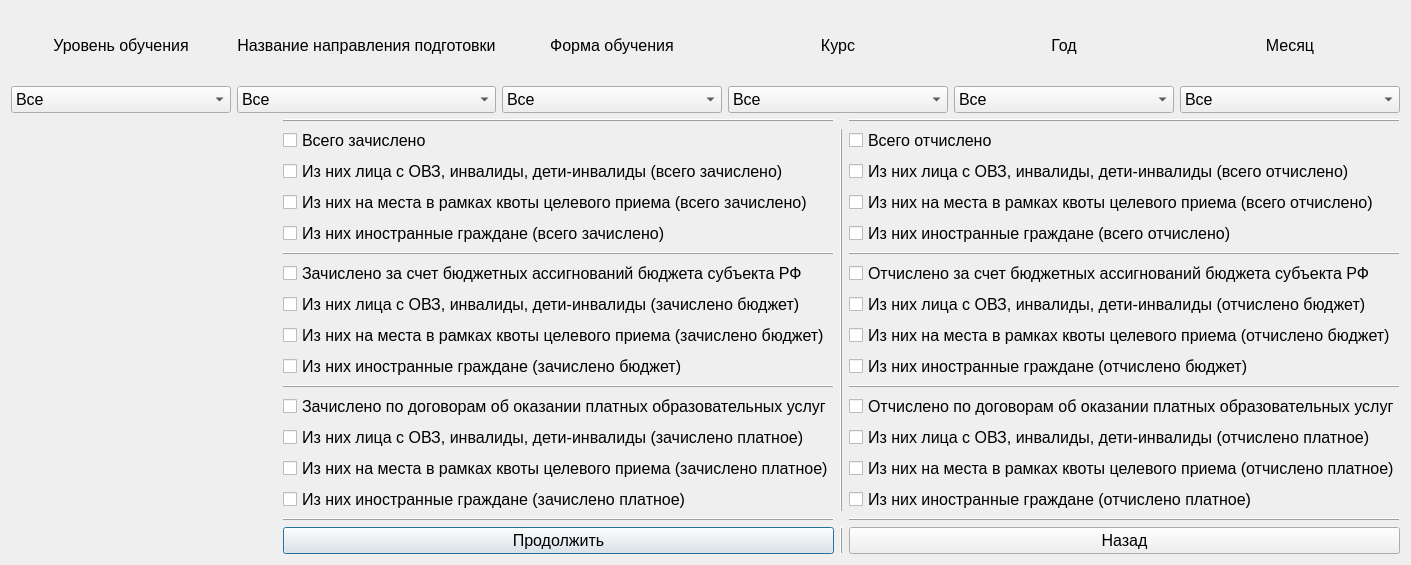
<?xml version="1.0" encoding="UTF-8"?>
<ui version="4.0">
 <class>Dialog</class>
 <widget class="QDialog" name="Dialog">
  <property name="geometry">
   <rect>
    <x>0</x>
    <y>0</y>
    <width>1411</width>
    <height>565</height>
   </rect>
  </property>
  <property name="sizePolicy">
   <sizepolicy hsizetype="Preferred" vsizetype="Preferred">
    <horstretch>141</horstretch>
    <verstretch>56</verstretch>
   </sizepolicy>
  </property>
  <property name="minimumSize">
   <size>
    <width>1411</width>
    <height>565</height>
   </size>
  </property>
  <property name="maximumSize">
   <size>
    <width>1411</width>
    <height>565</height>
   </size>
  </property>
  <property name="windowTitle">
   <string>StudInStudOut</string>
  </property>
  <property name="windowIcon">
   <iconset>
    <normaloff>Изображения/free-icon-binder-4624080.png</normaloff>Изображения/free-icon-binder-4624080.png</iconset>
  </property>
  <property name="sizeGripEnabled">
   <bool>false</bool>
  </property>
  <property name="modal">
   <bool>false</bool>
  </property>
  <layout class="QGridLayout" name="gridLayout_4">
   <item row="0" column="0" colspan="4">
    <layout class="QGridLayout" name="gridLayout">
     <item row="0" column="3">
      <widget class="QLabel" name="course_label_d">
       <property name="font">
        <font>
         <pointsize>12</pointsize>
        </font>
       </property>
       <property name="text">
        <string>Курс</string>
       </property>
       <property name="alignment">
        <set>Qt::AlignCenter</set>
       </property>
      </widget>
     </item>
     <item row="1" column="0">
      <widget class="QComboBox" name="loe_combo_box_b">
       <property name="font">
        <font>
         <pointsize>12</pointsize>
        </font>
       </property>
       <item>
        <property name="text">
         <string>Все</string>
        </property>
       </item>
       <item>
        <property name="text">
         <string>Бакалавриат</string>
        </property>
       </item>
       <item>
        <property name="text">
         <string>Магистратура</string>
        </property>
       </item>
       <item>
        <property name="text">
         <string>Специалитет</string>
        </property>
       </item>
       <item>
        <property name="text">
         <string>ККМТ</string>
        </property>
       </item>
       <item>
        <property name="text">
         <string>ТТД</string>
        </property>
       </item>
      </widget>
     </item>
     <item row="1" column="1">
      <widget class="QComboBox" name="direction_combo_box_d">
       <property name="font">
        <font>
         <pointsize>12</pointsize>
        </font>
       </property>
       <item>
        <property name="text">
         <string>Все</string>
        </property>
       </item>
      </widget>
     </item>
     <item row="0" column="1">
      <widget class="QLabel" name="direction_label_d">
       <property name="font">
        <font>
         <pointsize>12</pointsize>
        </font>
       </property>
       <property name="text">
        <string>Название направления подготовки</string>
       </property>
       <property name="alignment">
        <set>Qt::AlignCenter</set>
       </property>
      </widget>
     </item>
     <item row="1" column="2">
      <widget class="QComboBox" name="foe_combo_box_d">
       <property name="font">
        <font>
         <pointsize>12</pointsize>
        </font>
       </property>
       <item>
        <property name="text">
         <string>Все</string>
        </property>
       </item>
       <item>
        <property name="text">
         <string>Очная</string>
        </property>
       </item>
       <item>
        <property name="text">
         <string>Очно-заочная</string>
        </property>
       </item>
       <item>
        <property name="text">
         <string>Заочная</string>
        </property>
       </item>
      </widget>
     </item>
     <item row="1" column="3">
      <widget class="QComboBox" name="course_combo_box_d">
       <property name="font">
        <font>
         <pointsize>12</pointsize>
        </font>
       </property>
       <item>
        <property name="text">
         <string>Все</string>
        </property>
       </item>
       <item>
        <property name="text">
         <string>1</string>
        </property>
       </item>
       <item>
        <property name="text">
         <string>2</string>
        </property>
       </item>
       <item>
        <property name="text">
         <string>3</string>
        </property>
       </item>
       <item>
        <property name="text">
         <string>4</string>
        </property>
       </item>
       <item>
        <property name="text">
         <string>5</string>
        </property>
       </item>
       <item>
        <property name="text">
         <string>6</string>
        </property>
       </item>
      </widget>
     </item>
     <item row="0" column="0">
      <widget class="QLabel" name="loe_label_d">
       <property name="font">
        <font>
         <pointsize>12</pointsize>
        </font>
       </property>
       <property name="text">
        <string>Уровень обучения</string>
       </property>
       <property name="alignment">
        <set>Qt::AlignCenter</set>
       </property>
      </widget>
     </item>
     <item row="0" column="2">
      <widget class="QLabel" name="for_label_d">
       <property name="font">
        <font>
         <pointsize>12</pointsize>
        </font>
       </property>
       <property name="text">
        <string>Форма обучения</string>
       </property>
       <property name="alignment">
        <set>Qt::AlignCenter</set>
       </property>
      </widget>
     </item>
     <item row="0" column="4">
      <widget class="QLabel" name="year_label_d">
       <property name="font">
        <font>
         <pointsize>12</pointsize>
        </font>
       </property>
       <property name="text">
        <string>Год</string>
       </property>
       <property name="alignment">
        <set>Qt::AlignCenter</set>
       </property>
      </widget>
     </item>
     <item row="0" column="5">
      <widget class="QLabel" name="month_label_d">
       <property name="font">
        <font>
         <pointsize>12</pointsize>
        </font>
       </property>
       <property name="text">
        <string>Месяц</string>
       </property>
       <property name="alignment">
        <set>Qt::AlignCenter</set>
       </property>
      </widget>
     </item>
     <item row="1" column="4">
      <widget class="QComboBox" name="year_combo_box_d">
       <property name="font">
        <font>
         <pointsize>12</pointsize>
        </font>
       </property>
       <item>
        <property name="text">
         <string>Все</string>
        </property>
       </item>
      </widget>
     </item>
     <item row="1" column="5">
      <widget class="QComboBox" name="month_combo_box_d">
       <property name="font">
        <font>
         <pointsize>12</pointsize>
        </font>
       </property>
       <item>
        <property name="text">
         <string>Все</string>
        </property>
       </item>
       <item>
        <property name="text">
         <string>Январь</string>
        </property>
       </item>
       <item>
        <property name="text">
         <string>Февраль</string>
        </property>
       </item>
       <item>
        <property name="text">
         <string>Март</string>
        </property>
       </item>
       <item>
        <property name="text">
         <string>Апрель</string>
        </property>
       </item>
       <item>
        <property name="text">
         <string>Май</string>
        </property>
       </item>
       <item>
        <property name="text">
         <string>Июнь</string>
        </property>
       </item>
       <item>
        <property name="text">
         <string>Июль</string>
        </property>
       </item>
       <item>
        <property name="text">
         <string>Август</string>
        </property>
       </item>
       <item>
        <property name="text">
         <string>Сентябрь</string>
        </property>
       </item>
       <item>
        <property name="text">
         <string>Октябрь</string>
        </property>
       </item>
       <item>
        <property name="text">
         <string>Ноябрь</string>
        </property>
       </item>
       <item>
        <property name="text">
         <string>Декабрь</string>
        </property>
       </item>
      </widget>
     </item>
    </layout>
   </item>
   <item row="1" column="3">
    <widget class="Line" name="line_2">
     <property name="font">
      <font>
       <pointsize>12</pointsize>
      </font>
     </property>
     <property name="frameShadow">
      <enum>QFrame::Raised</enum>
     </property>
     <property name="lineWidth">
      <number>1</number>
     </property>
     <property name="midLineWidth">
      <number>0</number>
     </property>
     <property name="orientation">
      <enum>Qt::Horizontal</enum>
     </property>
    </widget>
   </item>
   <item row="3" column="3">
    <widget class="Line" name="line_4">
     <property name="font">
      <font>
       <pointsize>12</pointsize>
      </font>
     </property>
     <property name="frameShadow">
      <enum>QFrame::Raised</enum>
     </property>
     <property name="lineWidth">
      <number>1</number>
     </property>
     <property name="midLineWidth">
      <number>0</number>
     </property>
     <property name="orientation">
      <enum>Qt::Horizontal</enum>
     </property>
    </widget>
   </item>
   <item row="1" column="1">
    <widget class="Line" name="line">
     <property name="font">
      <font>
       <pointsize>12</pointsize>
      </font>
     </property>
     <property name="frameShadow">
      <enum>QFrame::Raised</enum>
     </property>
     <property name="lineWidth">
      <number>1</number>
     </property>
     <property name="midLineWidth">
      <number>0</number>
     </property>
     <property name="orientation">
      <enum>Qt::Horizontal</enum>
     </property>
    </widget>
   </item>
   <item row="2" column="1">
    <layout class="QGridLayout" name="gridLayout_2">
     <item row="11" column="0">
      <widget class="Line" name="line_8">
       <property name="font">
        <font>
         <pointsize>12</pointsize>
        </font>
       </property>
       <property name="frameShadow">
        <enum>QFrame::Raised</enum>
       </property>
       <property name="lineWidth">
        <number>1</number>
       </property>
       <property name="midLineWidth">
        <number>0</number>
       </property>
       <property name="orientation">
        <enum>Qt::Horizontal</enum>
       </property>
      </widget>
     </item>
     <item row="0" column="0">
      <widget class="QCheckBox" name="enrollment_all_check_box_d">
       <property name="font">
        <font>
         <pointsize>12</pointsize>
        </font>
       </property>
       <property name="text">
        <string>Всего зачислено</string>
       </property>
       <property name="tristate">
        <bool>false</bool>
       </property>
      </widget>
     </item>
     <item row="10" column="0">
      <widget class="QCheckBox" name="foreigners_eb_check_box_d">
       <property name="font">
        <font>
         <pointsize>12</pointsize>
        </font>
       </property>
       <property name="text">
        <string>Из них иностранные граждане (зачислено бюджет)</string>
       </property>
      </widget>
     </item>
     <item row="3" column="0">
      <widget class="QCheckBox" name="foreigners_ea_check_box_d">
       <property name="font">
        <font>
         <pointsize>12</pointsize>
        </font>
       </property>
       <property name="text">
        <string>Из них иностранные граждане (всего зачислено)</string>
       </property>
      </widget>
     </item>
     <item row="12" column="0">
      <widget class="QCheckBox" name="enrollment_paid_check_box_d">
       <property name="font">
        <font>
         <pointsize>12</pointsize>
        </font>
       </property>
       <property name="text">
        <string>Зачислено по договорам об оказании платных образовательных услуг</string>
       </property>
      </widget>
     </item>
     <item row="14" column="0">
      <widget class="QCheckBox" name="target_ep_check_box_d">
       <property name="font">
        <font>
         <pointsize>12</pointsize>
        </font>
       </property>
       <property name="text">
        <string>Из них на места в рамках квоты целевого приема (зачислено платное)</string>
       </property>
      </widget>
     </item>
     <item row="4" column="0">
      <widget class="Line" name="line_7">
       <property name="font">
        <font>
         <pointsize>12</pointsize>
        </font>
       </property>
       <property name="frameShadow">
        <enum>QFrame::Raised</enum>
       </property>
       <property name="lineWidth">
        <number>1</number>
       </property>
       <property name="midLineWidth">
        <number>0</number>
       </property>
       <property name="orientation">
        <enum>Qt::Horizontal</enum>
       </property>
      </widget>
     </item>
     <item row="1" column="0">
      <widget class="QCheckBox" name="disabled_ea_check_box_d">
       <property name="font">
        <font>
         <pointsize>12</pointsize>
        </font>
       </property>
       <property name="text">
        <string>Из них лица с ОВЗ, инвалиды, дети-инвалиды (всего зачислено)</string>
       </property>
      </widget>
     </item>
     <item row="15" column="0">
      <widget class="QCheckBox" name="foreigners_ep_check_box_d">
       <property name="font">
        <font>
         <pointsize>12</pointsize>
        </font>
       </property>
       <property name="text">
        <string>Из них иностранные граждане (зачислено платное)</string>
       </property>
      </widget>
     </item>
     <item row="2" column="0">
      <widget class="QCheckBox" name="target_ea_check_box_d">
       <property name="font">
        <font>
         <pointsize>12</pointsize>
        </font>
       </property>
       <property name="text">
        <string>Из них на места в рамках квоты целевого приема (всего зачислено)</string>
       </property>
      </widget>
     </item>
     <item row="7" column="0">
      <widget class="QCheckBox" name="target_eb_check_box_d">
       <property name="font">
        <font>
         <pointsize>12</pointsize>
        </font>
       </property>
       <property name="text">
        <string>Из них на места в рамках квоты целевого приема (зачислено бюджет)</string>
       </property>
      </widget>
     </item>
     <item row="13" column="0">
      <widget class="QCheckBox" name="disabled_ep_check_box_d">
       <property name="font">
        <font>
         <pointsize>12</pointsize>
        </font>
       </property>
       <property name="text">
        <string>Из них лица с ОВЗ, инвалиды, дети-инвалиды (зачислено платное)</string>
       </property>
      </widget>
     </item>
     <item row="5" column="0">
      <widget class="QCheckBox" name="enrollment_budget_check_box_d">
       <property name="font">
        <font>
         <pointsize>12</pointsize>
        </font>
       </property>
       <property name="text">
        <string>Зачислено за счет бюджетных ассигнований бюджета субъекта РФ</string>
       </property>
      </widget>
     </item>
     <item row="6" column="0">
      <widget class="QCheckBox" name="disabled_eb_check_box_d">
       <property name="font">
        <font>
         <pointsize>12</pointsize>
        </font>
       </property>
       <property name="text">
        <string>Из них лица с ОВЗ, инвалиды, дети-инвалиды (зачислено бюджет)</string>
       </property>
      </widget>
     </item>
    </layout>
   </item>
   <item row="4" column="1">
    <widget class="QPushButton" name="continue_button_d">
     <property name="font">
      <font>
       <pointsize>12</pointsize>
      </font>
     </property>
     <property name="text">
      <string>Продолжить</string>
     </property>
    </widget>
   </item>
   <item row="2" column="3">
    <layout class="QGridLayout" name="gridLayout_3">
     <item row="3" column="0">
      <widget class="QCheckBox" name="foreigners_da_check_box_d">
       <property name="font">
        <font>
         <pointsize>12</pointsize>
        </font>
       </property>
       <property name="text">
        <string>Из них иностранные граждане (всего отчислено)</string>
       </property>
      </widget>
     </item>
     <item row="5" column="0">
      <widget class="QCheckBox" name="deduct_budget_check_box_d">
       <property name="font">
        <font>
         <pointsize>12</pointsize>
        </font>
       </property>
       <property name="text">
        <string>Отчислено за счет бюджетных ассигнований бюджета субъекта РФ</string>
       </property>
      </widget>
     </item>
     <item row="9" column="0">
      <widget class="Line" name="line_9">
       <property name="font">
        <font>
         <pointsize>12</pointsize>
        </font>
       </property>
       <property name="frameShadow">
        <enum>QFrame::Raised</enum>
       </property>
       <property name="lineWidth">
        <number>1</number>
       </property>
       <property name="midLineWidth">
        <number>0</number>
       </property>
       <property name="orientation">
        <enum>Qt::Horizontal</enum>
       </property>
      </widget>
     </item>
     <item row="6" column="0">
      <widget class="QCheckBox" name="disabled_db_check_box_d">
       <property name="font">
        <font>
         <pointsize>12</pointsize>
        </font>
       </property>
       <property name="text">
        <string>Из них лица с ОВЗ, инвалиды, дети-инвалиды (отчислено бюджет)</string>
       </property>
      </widget>
     </item>
     <item row="7" column="0">
      <widget class="QCheckBox" name="target_db_check_box_d">
       <property name="font">
        <font>
         <pointsize>12</pointsize>
        </font>
       </property>
       <property name="text">
        <string>Из них на места в рамках квоты целевого приема (отчислено бюджет)</string>
       </property>
      </widget>
     </item>
     <item row="12" column="0">
      <widget class="QCheckBox" name="target_dp_check_box_d">
       <property name="font">
        <font>
         <pointsize>12</pointsize>
        </font>
       </property>
       <property name="text">
        <string>Из них на места в рамках квоты целевого приема (отчислено платное)</string>
       </property>
      </widget>
     </item>
     <item row="13" column="0">
      <widget class="QCheckBox" name="foreigners_dp_check_box_d">
       <property name="font">
        <font>
         <pointsize>12</pointsize>
        </font>
       </property>
       <property name="text">
        <string>Из них иностранные граждане (отчислено платное)</string>
       </property>
      </widget>
     </item>
     <item row="2" column="0">
      <widget class="QCheckBox" name="target_da_check_box_d">
       <property name="font">
        <font>
         <pointsize>12</pointsize>
        </font>
       </property>
       <property name="text">
        <string>Из них на места в рамках квоты целевого приема (всего отчислено)</string>
       </property>
      </widget>
     </item>
     <item row="11" column="0">
      <widget class="QCheckBox" name="disabled_dp_check_box_d">
       <property name="font">
        <font>
         <pointsize>12</pointsize>
        </font>
       </property>
       <property name="text">
        <string>Из них лица с ОВЗ, инвалиды, дети-инвалиды (отчислено платное)</string>
       </property>
      </widget>
     </item>
     <item row="1" column="0">
      <widget class="QCheckBox" name="disabled_da_check_box_d">
       <property name="font">
        <font>
         <pointsize>12</pointsize>
        </font>
       </property>
       <property name="text">
        <string>Из них лица с ОВЗ, инвалиды, дети-инвалиды (всего отчислено)</string>
       </property>
      </widget>
     </item>
     <item row="10" column="0">
      <widget class="QCheckBox" name="deduct_paid_check_box">
       <property name="font">
        <font>
         <pointsize>12</pointsize>
        </font>
       </property>
       <property name="text">
        <string>Отчислено по договорам об оказании платных образовательных услуг</string>
       </property>
      </widget>
     </item>
     <item row="0" column="0">
      <widget class="QCheckBox" name="deduct_all_check_box_d">
       <property name="font">
        <font>
         <pointsize>12</pointsize>
        </font>
       </property>
       <property name="text">
        <string>Всего отчислено</string>
       </property>
      </widget>
     </item>
     <item row="8" column="0">
      <widget class="QCheckBox" name="foreigners_db_check_box_d">
       <property name="font">
        <font>
         <pointsize>12</pointsize>
        </font>
       </property>
       <property name="text">
        <string>Из них иностранные граждане (отчислено бюджет)</string>
       </property>
      </widget>
     </item>
     <item row="4" column="0">
      <widget class="Line" name="line_10">
       <property name="font">
        <font>
         <pointsize>12</pointsize>
        </font>
       </property>
       <property name="frameShadow">
        <enum>QFrame::Raised</enum>
       </property>
       <property name="lineWidth">
        <number>1</number>
       </property>
       <property name="midLineWidth">
        <number>0</number>
       </property>
       <property name="orientation">
        <enum>Qt::Horizontal</enum>
       </property>
      </widget>
     </item>
    </layout>
   </item>
   <item row="4" column="3">
    <widget class="QPushButton" name="back_button_d">
     <property name="font">
      <font>
       <pointsize>12</pointsize>
      </font>
     </property>
     <property name="text">
      <string>Назад</string>
     </property>
    </widget>
   </item>
   <item row="3" column="1">
    <widget class="Line" name="line_3">
     <property name="font">
      <font>
       <pointsize>12</pointsize>
      </font>
     </property>
     <property name="frameShadow">
      <enum>QFrame::Raised</enum>
     </property>
     <property name="lineWidth">
      <number>1</number>
     </property>
     <property name="midLineWidth">
      <number>0</number>
     </property>
     <property name="orientation">
      <enum>Qt::Horizontal</enum>
     </property>
    </widget>
   </item>
   <item row="4" column="2">
    <widget class="Line" name="line_5">
     <property name="font">
      <font>
       <pointsize>12</pointsize>
      </font>
     </property>
     <property name="frameShadow">
      <enum>QFrame::Raised</enum>
     </property>
     <property name="lineWidth">
      <number>1</number>
     </property>
     <property name="midLineWidth">
      <number>0</number>
     </property>
     <property name="orientation">
      <enum>Qt::Vertical</enum>
     </property>
    </widget>
   </item>
   <item row="2" column="2">
    <widget class="Line" name="line_6">
     <property name="font">
      <font>
       <pointsize>12</pointsize>
      </font>
     </property>
     <property name="frameShadow">
      <enum>QFrame::Raised</enum>
     </property>
     <property name="lineWidth">
      <number>1</number>
     </property>
     <property name="midLineWidth">
      <number>0</number>
     </property>
     <property name="orientation">
      <enum>Qt::Vertical</enum>
     </property>
    </widget>
   </item>
  </layout>
 </widget>
 <tabstops>
  <tabstop>loe_combo_box_b</tabstop>
  <tabstop>direction_combo_box_d</tabstop>
  <tabstop>foe_combo_box_d</tabstop>
  <tabstop>course_combo_box_d</tabstop>
  <tabstop>year_combo_box_d</tabstop>
  <tabstop>month_combo_box_d</tabstop>
  <tabstop>enrollment_all_check_box_d</tabstop>
  <tabstop>disabled_ea_check_box_d</tabstop>
  <tabstop>target_ea_check_box_d</tabstop>
  <tabstop>foreigners_ea_check_box_d</tabstop>
  <tabstop>enrollment_budget_check_box_d</tabstop>
  <tabstop>disabled_eb_check_box_d</tabstop>
  <tabstop>target_eb_check_box_d</tabstop>
  <tabstop>foreigners_eb_check_box_d</tabstop>
  <tabstop>enrollment_paid_check_box_d</tabstop>
  <tabstop>disabled_ep_check_box_d</tabstop>
  <tabstop>target_ep_check_box_d</tabstop>
  <tabstop>foreigners_ep_check_box_d</tabstop>
  <tabstop>deduct_all_check_box_d</tabstop>
  <tabstop>disabled_da_check_box_d</tabstop>
  <tabstop>target_da_check_box_d</tabstop>
  <tabstop>foreigners_da_check_box_d</tabstop>
  <tabstop>deduct_budget_check_box_d</tabstop>
  <tabstop>disabled_db_check_box_d</tabstop>
  <tabstop>target_db_check_box_d</tabstop>
  <tabstop>foreigners_db_check_box_d</tabstop>
  <tabstop>deduct_paid_check_box</tabstop>
  <tabstop>disabled_dp_check_box_d</tabstop>
  <tabstop>target_dp_check_box_d</tabstop>
  <tabstop>foreigners_dp_check_box_d</tabstop>
  <tabstop>continue_button_d</tabstop>
  <tabstop>back_button_d</tabstop>
 </tabstops>
 <resources/>
 <connections/>
</ui>
